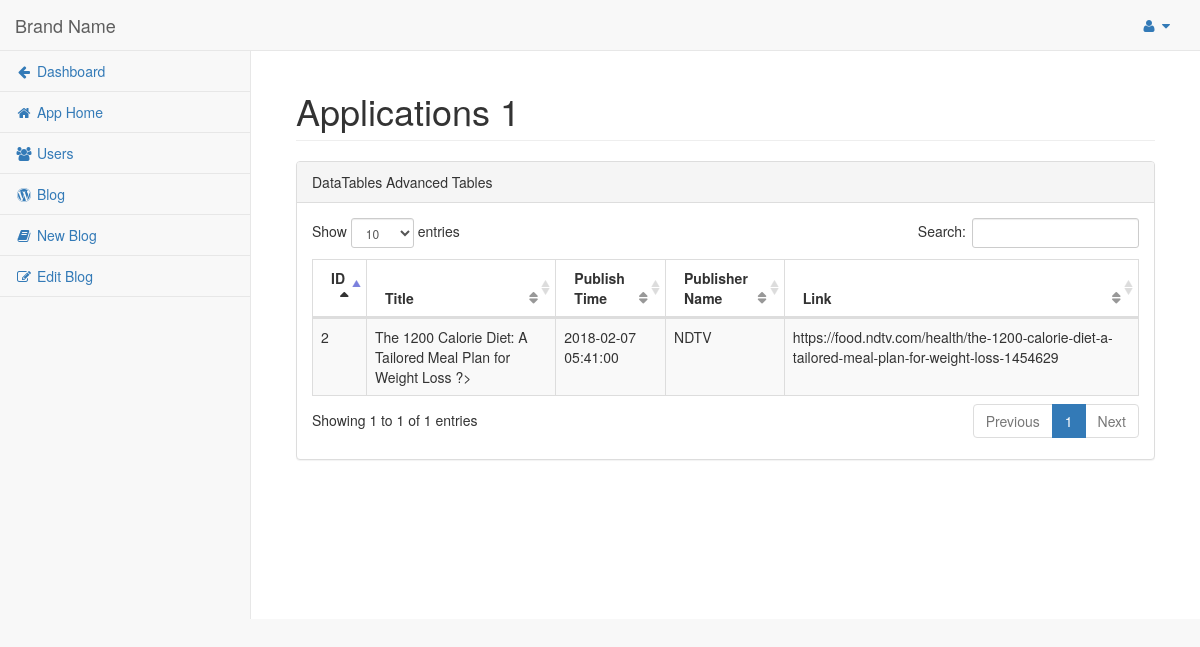
/app1/blog.php (signed in), run on the app's committed database.
### tables this page shows
CREATE TABLE `app1_blog` (
  `postid` int(11) NOT NULL,
  `browsertitle` varchar(100) NOT NULL,
  `title` varchar(500) NOT NULL,
  `detail` varchar(5000) NOT NULL,
  `image` blob NOT NULL,
  `time` datetime NOT NULL,
  `link` varchar(300) NOT NULL,
  `pubname` varchar(100) NOT NULL,
  `publogo` blob
);

### app1/includephp/fetchblog.php (called while the page is built, shortened)
<?php
    $sql = "SELECT `postid`,`title`,`time`,`pubname`,`link` FROM `app1_blog` ";
    $result = mysqli_query($db, $sql);
    $count = mysqli_num_rows($result);
    if ($count >= 1) {
        $bloginfo = $result;
    } else if ($count == 0) {
        $bloginfo = "Data not found!!!";
        echo "<script type='text/javascript'> testtoast(); </script>";
    }
?>

### app1/blog.php (the view, shortened to what this page needs)
<?php
    include '../session.php';
    include "includephp/fetchblog.php";
?>
<!DOCTYPE html>
<html lang="en">
<head>
    <link href="../vendor/bootstrap/css/bootstrap.min.css" rel="stylesheet">
    <link href="../vendor/metisMenu/metisMenu.min.css" rel="stylesheet">
    <link href="../dist/css/sb-admin-2.css" rel="stylesheet">
    <link href="../vendor/font-awesome/css/font-awesome.min.css" rel="stylesheet" type="text/css">
    <link href="../css/style.css" rel="stylesheet" type="text/css">
    <link href="../vendor/datatables-plugins/dataTables.bootstrap.css" rel="stylesheet">
    <link href="../vendor/datatables-responsive/dataTables.responsive.css" rel="stylesheet">
</head>
<body>
    <div id="wrapper">
        <nav class="navbar navbar-default navbar-static-top" role="navigation" style="margin-bottom: 0">
            <div class="navbar-header">
                <a class="navbar-brand" href="index.html">Brand Name</a>
            </div>
            <ul class="nav navbar-top-links navbar-right">
                <li class="dropdown fr">
                    <a class="dropdown-toggle" data-toggle="dropdown" href="#">
                        <i class="fa fa-user fa-fw"></i> <i class="fa fa-caret-down"></i>
                    </a>
                </li>
            </ul>
            <div class="navbar-default sidebar" role="navigation">
                <div class="sidebar-nav navbar-collapse">
                    <ul class="nav" id="side-menu">
                        <li>
                            <a href="../launch"><i class="fa fa-arrow-left  fa-fw"></i> Dashboard</a>
                        </li>
                        <li>
                            <a href="../app1"><i class="fa fa-home fa-fw"></i> App Home</a>
                        </li>
                        <li>
                            <a href="usersinfo"><i class="fa fa-users  fa-fw"></i> Users</a>
                        </li>
                        <li>
                            <a href="blog"><i class="fa fa-wordpress  fa-fw"></i> Blog</a>
                        </li>
                        <li>
                            <a href="newblog"><i class="fa fa-book  fa-fw"></i> New Blog</a>
                        </li>
                        <li>
                            <a href="editblog"><i class="fa fa-edit  fa-fw"></i> Edit Blog</a>
                        </li>
                    </ul>
                </div>
            </div>
        </nav>
        <div id="page-wrapper">
            <div class="container-fluid">
                <div class="row">
                    <div class="col-lg-12">
                        <h1 class="page-header">Applications 1</h1>
                    </div>
                </div>
                <div class="row">
                <div class="col-lg-12">
                    <div class="row">
                <div class="col-lg-12">
                    <div class="panel panel-default">
                        <div class="panel-heading">
                            DataTables Advanced Tables
                        </div>
                        <div class="panel-body">
                            <table width="100%" class="table table-striped table-bordered table-hover" id="dataTables-example">
                                <thead>
                                    <tr>
                                        <th>ID</th>
                                        <th>Title</th>
                                        <th>Publish Time</th>
                                        <th>Publisher Name</th>
                                        <th>Link</th>
                                    </tr>
                                </thead>
                                <tbody>
                                <?php
                                while ( $row = mysqli_fetch_array($bloginfo, MYSQLI_ASSOC)){
                                ?>
                                    <tr class="gradeX">
                                        <td class="center"><?php echo $row['postid']; ?></td>
                                        <td class="center"><?php echo $row['title']; ?> ?></td>
                                        <td class="center"><?php echo $row['time']; ?></td>
                                        <td class="center"><?php echo $row['pubname']; ?></td>
                                        <td class="center"><?php echo $row['link']; ?></td>
                                    </tr>
                                    <?php
                               }
                                ?>
                                </tbody>
                            </table>
                        </div>
                    </div>
                </div>
            </div>
                </div>
        </div>
    </div>
</body>
</html>

### css/style.css (style rules this page uses)
.fr { float: right; }

### data on the page
app1_blog: postid "2", title "The 1200 Calorie Diet: A Tailored Meal Plan for Weight Loss", time "2018-02-07 05:41:00", pubname "NDTV", link "https://food.ndtv.com/health/the-1200-calorie-diet-a-tailored-meal-plan-for-weight-loss-1454629"
